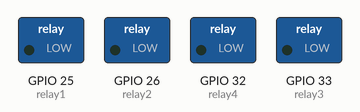
The sketch below on a simulated ESP32. Parts: switched loads named in the sketch (green lamp = pin HIGH).

Above: at 0.6 s.
At 2.1 s:
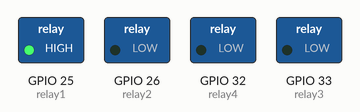
At 4.1 s:
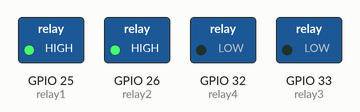
At 6.1 s:
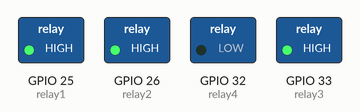
At 9.6 s:
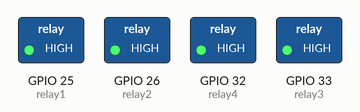
At 12.6 s:
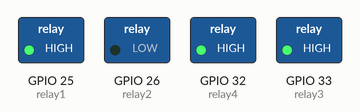
Timing chart, 0 to 13.1 s (numbered marks = the images above):
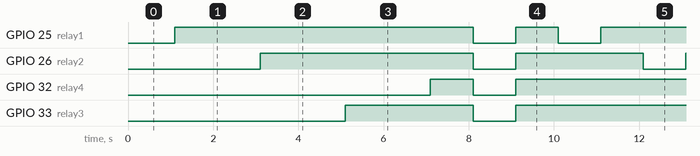

The sketch:

0ESP32_Test_Relay.ino
```cpp
#define relay1        25
#define relay2        26
#define relay3        33
#define relay4        32
//==========Setup==========//
void setup()
{
  Serial.begin(9600);
  delay(100);

  pinMode(relay1,OUTPUT);
  pinMode(relay2,OUTPUT);
  pinMode(relay3,OUTPUT);
  pinMode(relay4,OUTPUT);

  digitalWrite(relay1,LOW);
  digitalWrite(relay2,LOW);
  digitalWrite(relay3,LOW);
  digitalWrite(relay4,LOW);
}
//==========Setup==========//


//=====Loop Function======//
void loop() {
  digitalWrite(relay1,LOW);
  delay(1000);
  digitalWrite(relay1,HIGH);
  delay(1000);

  digitalWrite(relay2,LOW);
  delay(1000);
  digitalWrite(relay2,HIGH);
  delay(1000);

  digitalWrite(relay3,LOW);
  delay(1000);
  digitalWrite(relay3,HIGH);
  delay(1000);

  digitalWrite(relay4,LOW);
  delay(1000);
  digitalWrite(relay4,HIGH);
  delay(1000);

  digitalWrite(relay1,LOW);
  digitalWrite(relay2,LOW);
  digitalWrite(relay3,LOW);
  digitalWrite(relay4,LOW);
  delay(1000);

  digitalWrite(relay1,HIGH);
  digitalWrite(relay2,HIGH);
  digitalWrite(relay3,HIGH);
  digitalWrite(relay4,HIGH);
  delay(1000);
}
//=====Loop Function======//
```

Measured:
- by itself, GPIO 25 (relay1): repeats every 10.0 s: LOW 1.0 s, HIGH 1.0 s, LOW 1.0 s, HIGH 7.0 s
- by itself, GPIO 26 (relay2): repeats every 10.0 s: LOW 1.0 s, HIGH 3.0 s, LOW 1.0 s, HIGH 5.0 s
- by itself, GPIO 32 (relay4): repeats every 10.0 s: LOW 1.0 s, HIGH 7.0 s, LOW 1.0 s, HIGH 1.0 s
- by itself, GPIO 33 (relay3): repeats every 10.0 s: LOW 1.0 s, HIGH 5.0 s, LOW 1.0 s, HIGH 3.0 s
